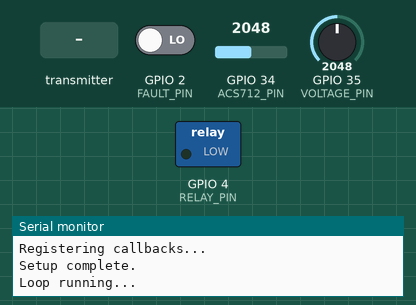
Bench run of a sketch on a simulated ESP32. On the bench: switched loads named in the sketch (green lamp = pin HIGH), the last lines printed to the serial monitor. Dashed ring = blinking. The test bench sets the inputs (shaded band); at power-on: GPIO 2 (FAULT_PIN) LOW, GPIO 34 (ACS712_PIN) = 2048, GPIO 35 (VOLTAGE_PIN) = 2048.

Above: at 7.3 s.
7.4 s: the transmitter starts sending motorCommand = 0
8.9 s: the transmitter starts sending motorCommand = 1
At 9.4 s:
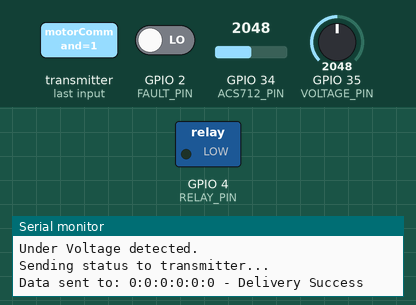
Timing chart, 0 to 16.4 s (numbered marks = the images above; inputs shaded):
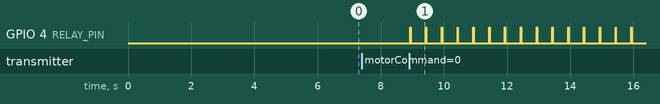

The sketch:

receiver_updated.ino
```cpp
#include <esp_now.h>
#include <WiFi.h>

// Pin Definitions
#define RELAY_PIN 4
#define ACS712_PIN 34
#define VOLTAGE_PIN 35
#define FAULT_PIN 2 // D2 for motor fault detection

// Constants
const float ACS712_SENSITIVITY = 0.185; // 5A module: 185mV/A
const float VOLTAGE_DIVIDER_RATIO = 3.2; // For R1=22kΩ, R2=10kΩ
const float MAX_CURRENT = 2.5; // Max safe current in Amps
const float MIN_CURRENT = 0.078; // Normal operating current in Amps
float ZERO_CURRENT_VOLTAGE = 2.20; // Adjusted during calibration
const float MIN_VOLTAGE = 6.0; // Undervoltage threshold for 230V motor

// Data structure
typedef struct struct_message {
  bool motorCommand;
  float voltage;
  float current;
  int status; // 0: normal, 1: overload, 2: dry run, 3: line break, 4: undervoltage, 5: no voltage, 6: motor faulty
} struct_message;

struct_message motorData;

// Global variable to store transmitter's MAC address
uint8_t transmitterMacAddress[] = {0x8C, 0x4F, 0x00, 0xAC, 0x21, 0x9C};

float calibrateACS712() {
  Serial.println("Calibrating ACS712: Ensure no current is flowing.");
  delay(2000);
  const int samples = 100;
  long adcSum = 0;
  for (int i = 0; i < samples; i++) {
    adcSum += analogRead(ACS712_PIN);
    delay(10);
  }
  int adcValue = adcSum / samples;
  float zeroVoltage = (adcValue / 4095.0) * 3.3;
  Serial.print("Calibrated ZERO_CURRENT_VOLTAGE: ");
  Serial.println(zeroVoltage);
  return zeroVoltage;
}

void setup() {
  Serial.begin(115200);
  delay(2000); // Wait for Serial to stabilize
  Serial.println("Starting Receiver Setup (Relay/ACS712/Voltage Divider/Fault Pin)...");

  // Initialize pins
  Serial.println("Initializing pins...");
  pinMode(RELAY_PIN, OUTPUT);
  digitalWrite(RELAY_PIN, LOW);
  pinMode(ACS712_PIN, INPUT);
  pinMode(VOLTAGE_PIN, INPUT);
  pinMode(FAULT_PIN, INPUT); // Initialize D2 as input
  Serial.println("Pins initialized.");

  // Calibrate ACS712
  ZERO_CURRENT_VOLTAGE = calibrateACS712();

  // Test WiFi module
  Serial.println("Attempting to set WiFi mode to STA...");
  WiFi.disconnect(); // Ensure no prior WiFi connection
  delay(100);
  WiFi.mode(WIFI_STA);
  delay(1000); // Wait for WiFi interface to stabilize
  Serial.println("WiFi mode set to STA.");

  Serial.print("Receiver MAC Address: ");
  Serial.println(WiFi.macAddress());

  // Initialize ESP-NOW
  Serial.println("Initializing ESP-NOW...");
  esp_err_t initResult = esp_now_init();
  if (initResult != ESP_OK) {
    Serial.print("Error initializing ESP-NOW: ");
    Serial.println(esp_err_to_name(initResult));
    Serial.println("Continuing without ESP-NOW...");
    return;
  }
  Serial.println("ESP-NOW initialized.");

  // Register transmitter as peer
  Serial.println("Registering transmitter as peer...");
  esp_now_peer_info_t peerInfo;
  memset(&peerInfo, 0, sizeof(peerInfo)); // Clear peerInfo
  memcpy(peerInfo.peer_addr, transmitterMacAddress, 6);
  peerInfo.channel = 1; // Use channel 1 to reduce interference
  peerInfo.encrypt = false;
  esp_err_t peerResult = esp_now_add_peer(&peerInfo);
  if (peerResult != ESP_OK) {
    Serial.print("Failed to add transmitter as peer. Error: ");
    Serial.println(esp_err_to_name(peerResult));
    return;
  }
  Serial.println("Transmitter peer registered.");

  // Register callbacks
  Serial.println("Registering callbacks...");
  esp_err_t cbResult = esp_now_register_recv_cb(OnDataRecv);
  if (cbResult != ESP_OK) {
    Serial.print("Error registering receive callback: ");
    Serial.println(esp_err_to_name(cbResult));
    return;
  }
  cbResult = esp_now_register_send_cb(OnDataSent);
  if (cbResult != ESP_OK) {
    Serial.print("Error registering send callback: ");
    Serial.println(esp_err_to_name(cbResult));
    return;
  }
  Serial.println("Setup complete.");
}

void OnDataSent(const uint8_t *mac_addr, esp_now_send_status_t status) {
  Serial.print("Data sent to: ");
  for (int i = 0; i < 6; i++) {
    Serial.print(mac_addr[i], HEX);
    if (i < 5) Serial.print(":");
  }
  Serial.println(status == ESP_NOW_SEND_SUCCESS ? " - Delivery Success" : " - Delivery Fail");
}

void OnDataRecv(const esp_now_recv_info *recv_info, const uint8_t *data, int len) {
  if (len != sizeof(struct_message)) {
    Serial.println("Received data size mismatch!");
    return;
  }
  memcpy(&motorData, data, sizeof(struct_message));
  Serial.print("Data received from: ");
  for (int i = 0; i < 6; i++) {
    Serial.print(recv_info->src_addr[i], HEX);
    if (i < 5) Serial.print(":");
  }
  Serial.println();
  Serial.print("Received motorCommand: ");
  Serial.println(motorData.motorCommand);

  if (motorData.motorCommand) {
    digitalWrite(RELAY_PIN, HIGH);
    Serial.println("Motor ON. Monitoring...");
    monitorMotor();
  } else {
    digitalWrite(RELAY_PIN, LOW);
    motorData.status = 0;
    motorData.voltage = 0;
    motorData.current = 0;
    Serial.println("Motor OFF. Sending status...");
    esp_now_send(transmitterMacAddress, (uint8_t *) &motorData, sizeof(motorData));
  }
}

float readVoltage() {
  int adcValue = analogRead(VOLTAGE_PIN);
  if (adcValue == 0) {
    Serial.println("Warning: Voltage ADC reading is 0. Check wiring.");
  }
  float voltage = (adcValue / 4095.0) * 3.3 * VOLTAGE_DIVIDER_RATIO;
  return voltage;
}

float readCurrent() {
  const int samples = 10;
  long adcSum = 0;
  for (int i = 0; i < samples; i++) {
    adcSum += analogRead(ACS712_PIN);
    delay(1); // Small delay between readings
  }
  int adcValue = adcSum / samples;
  if (adcValue == 0) {
    Serial.println("Warning: Current ADC reading is 0. Check ACS712 wiring.");
  }
  float voltage = (adcValue / 4095.0) * 3.3;
  float current = ((voltage - ZERO_CURRENT_VOLTAGE) / ACS712_SENSITIVITY);
  return abs(current);
}

void monitorMotor() {
  motorData.voltage = readVoltage();
  motorData.current = readCurrent();
  Serial.print("Voltage: ");
  Serial.print(motorData.voltage);
  Serial.print("V, Current: ");
  Serial.print(motorData.current);
  Serial.println("A");

  if (digitalRead(FAULT_PIN) == HIGH) {
    motorData.status = 6; // Motor faulty
   // digitalWrite(RELAY_PIN, LOW);
    Serial.println("Motor Faulty detected (D2 HIGH).");
  } else if (motorData.voltage == 0) {
    motorData.status = 5; // No voltage
    digitalWrite(RELAY_PIN, LOW);
    Serial.println("No Voltage detected.");
  } else if (motorData.voltage < MIN_VOLTAGE) {
    motorData.status = 4; // Undervoltage
    digitalWrite(RELAY_PIN, LOW);
    Serial.println("Under Voltage detected.");
  } else if (motorData.voltage > 0 && motorData.current < 0.01) {
    motorData.status = 3; // Line break
    digitalWrite(RELAY_PIN, LOW);
    Serial.println("Line Break detected.");
  } else if (motorData.current > MAX_CURRENT) {
    motorData.status = 1; // Overload
    digitalWrite(RELAY_PIN, LOW);
    Serial.println("Overload detected.");
  } else if (motorData.current < MIN_CURRENT) {
    motorData.status = 2; // Dry run
    digitalWrite(RELAY_PIN, LOW);
    Serial.println("Dry Run detected.");
  } else {
    motorData.status = 0; // Normal
    Serial.println("Motor running normally.");
  }

  Serial.println("Sending status to transmitter...");
  esp_now_send(transmitterMacAddress, (uint8_t *) &motorData, sizeof(motorData));
}

void loop() {
  if (motorData.motorCommand) {
    monitorMotor(); // Continue monitoring if motor is commanded ON
  } else {
    Serial.println("Loop running...");
    delay(5000); // Print periodically when motor is OFF
  }
}
```

Measured:
- after the input at 8.9 s, GPIO 4 (RELAY_PIN): alternates HIGH for 0.01 s and LOW for 0.49 s, starting at once
